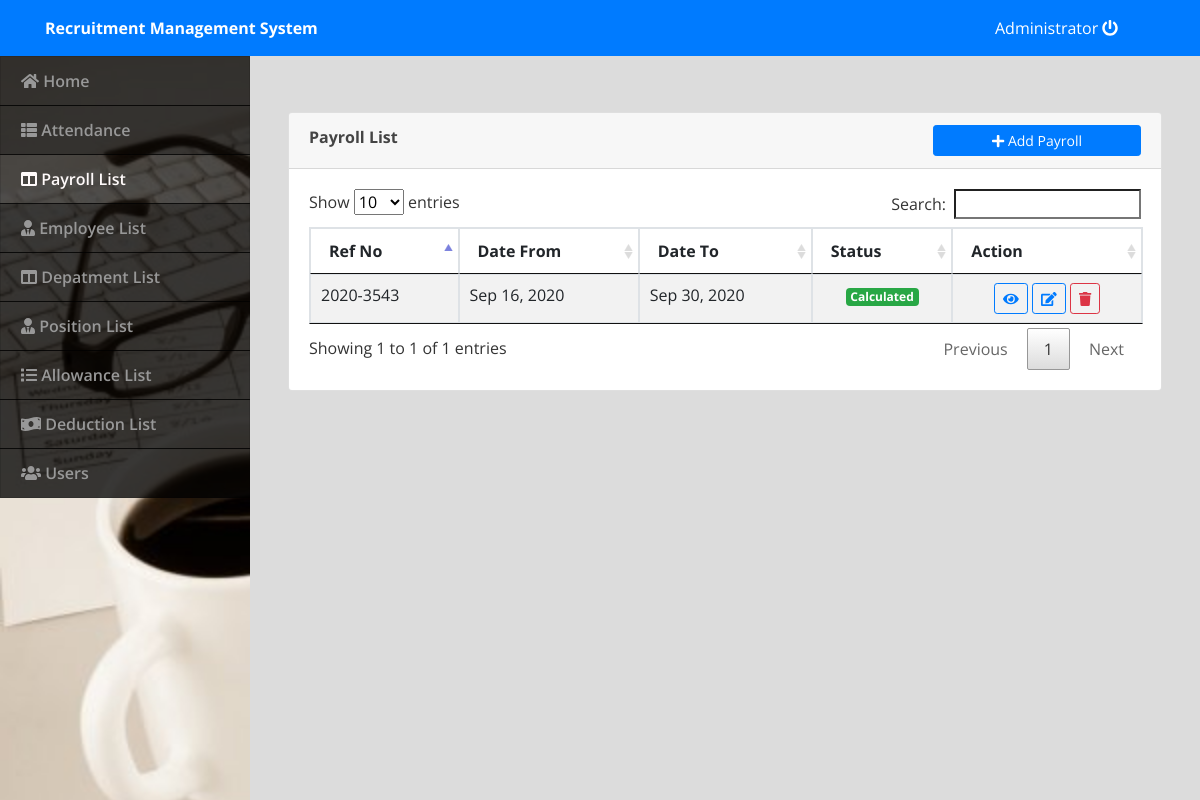
The app's page /index.php?page=payroll (signed in) with its own data.
### tables this page shows
CREATE TABLE `payroll` (
  `id` int(30) NOT NULL,
  `ref_no` text NOT NULL,
  `date_from` date NOT NULL,
  `date_to` date NOT NULL,
  `type` tinyint(1) NOT NULL COMMENT '1 = monthly ,2 semi-monthly',
  `status` tinyint(1) NOT NULL DEFAULT 0 COMMENT '0 =New,1 = computed',
  `date_created` datetime NOT NULL DEFAULT current_timestamp()
);

### payroll.php (the view, shortened to what this page needs)
<?php include('db_connect.php') ?>
		<div class="container-fluid " >
			<div class="col-lg-12">
				<br />
				<br />
				<div class="card">
					<div class="card-header">
						<span><b>Payroll List</b></span>
						<button class="btn btn-primary btn-sm btn-block col-md-3 float-right" type="button" id="new_payroll_btn"><span class="fa fa-plus"></span> Add Payroll</button>
					</div>
					<div class="card-body">
						<table id="table" class="table table-bordered table-striped">
							<thead>
								<tr>
									<th>Ref No</th>
									<th>Date From</th>
									<th>Date To</th>
									<th>Status</th>
									<th>Action</th>
								</tr>
							</thead>
							<tbody>
								<?php
									$payroll=$conn->query("SELECT * FROM payroll order by date(date_from) desc") or die(mysqli_error());
									while($row=$payroll->fetch_array()){
								?>
								<tr>
									<td><?php echo $row['ref_no']?></td>
									<td><?php echo date("M d, Y",strtotime($row['date_from'])) ?></td>
									<td><?php echo date("M d, Y",strtotime($row['date_to'])) ?></td>
									<?php if($row['status'] == 0): ?>
									<td class="text-center"><span class="badge badge-primary">New</span></td>
									<?php else: ?>
									<td class="text-center"><span class="badge badge-success">Calculated</span></td>
									<?php endif ?>
									<td>
										<center>
									<?php if($row['status'] == 0): ?>
										 <button class="btn btn-sm btn-outline-primary calculate_payroll" data-id="<?php echo $row['id']?>" type="button">Calculate</button>
									<?php else: ?>
										 <button class="btn btn-sm btn-outline-primary view_payroll" data-id="<?php echo $row['id']?>" type="button"><i class="fa fa-eye"></i></button>
									<?php endif ?>
										<button class="btn btn-sm btn-outline-primary edit_payroll" data-id="<?php echo $row['id']?>" type="button"><i class="fa fa-edit"></i></button>
										<button class="btn btn-sm btn-outline-danger remove_payroll" data-id="<?php echo $row['id']?>" type="button"><i class="fa fa-trash"></i></button>
										</center>
									</td>
								</tr>
								<?php
									}
								?>
							</tbody>
						</table>
					</div>
				</div>
			</div>
		</div>

### assets/css/style.css (style rules this page uses)
body { font-family: "Open Sans", sans-serif; color: #444444; width: 100%; height: calc(100%); }

### index.php (style rules this page uses)
body { background: #80808045; }

### records on screen
payroll: ref_no "2020-3543", date_from "Sep 16, 2020", date_to "Sep 30, 2020", status "Calculated"

### other values on screen
$_SESSION['login_name'] "Administrator"
